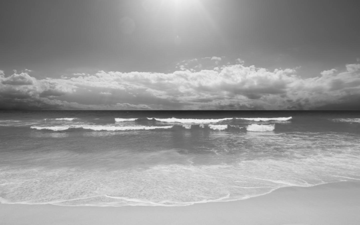
#> input picture Ocean.bmp, 360 x 225 px
$ python q2.py
#> lines starting #> are read from the running program, lines starting #| are printed output that depends on the picture
from skimage import io
import numpy as np

img = io.imread('Ocean.bmp')
#> img is the input picture: shape (225, 360); min 33, max 241, mean 153.1


def inc_contrast(o_img, A, B, C, D):
#> called with A = 30, B = 20, C = 180, D = 230
    slope1 = B/float(A)
    # slope1 = B / A
    slope2 = (D-B)/float(C-A)
    slope3 = (255-D)/float(255-C)
    r = o_img.shape[0]
#> r = 225
    k = o_img.shape[1]
#> k = 360
    contrasty_img = np.zeros((r, k), dtype=np.uint8)
    for i in range(r):
        for j in range(k):
            # check on which line the pixel lies
            if o_img[i, j] <= A:
                m = slope1
                c = B - m * A
                c = 0
            elif o_img[i, j] <= C:
                m = slope2
                c = B - m * A
            else:
                m = slope3
                c = D - m * C
            # apply contrast for the pixel
            contrasty_img[i, j] = m * o_img[i, j] + c
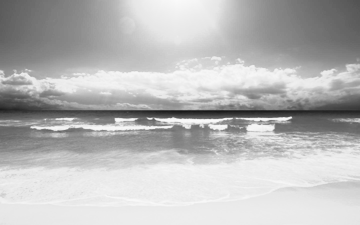
#> contrasty_img: shape (225, 360); min 24, max 250, mean 185.2
    # return the result image
    return contrasty_img


def show_img(im):
    io.imshow(im)
    io.show()


def save_img(im, name):
    io.imsave(name, im)


# question 2 tests
manipulated_img = inc_contrast(img, 30, 20, 180, 230)
show_img(manipulated_img)
save_img(manipulated_img, 'Ocean_1.bmp')

manipulated_img = inc_contrast(img, 70, 20, 140, 240)
#> call 2 of inc_contrast, with A = 70, B = 20, C = 140, D = 240
#> after the loop in inc_contrast (call 2), `for i in range(r):`:
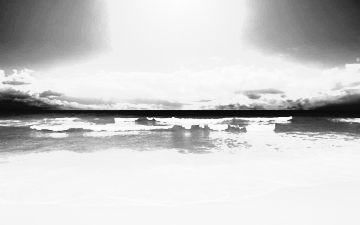
#> contrasty_img: shape (225, 360); min 9, max 253, mean 204.6
show_img(manipulated_img)
save_img(manipulated_img, 'Ocean_2.bmp')
